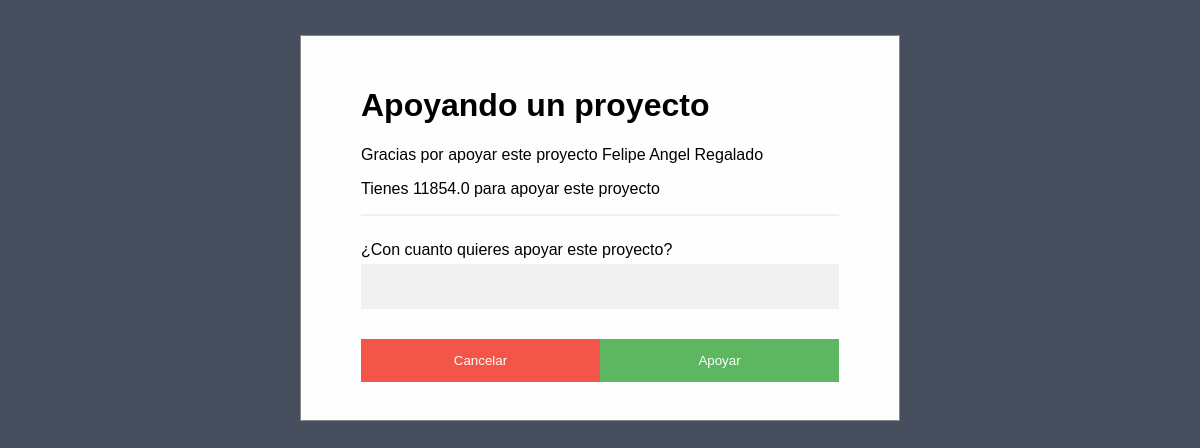
Before: /form-suport/sssfcv6sqaznchdyr/20 with the older database file.
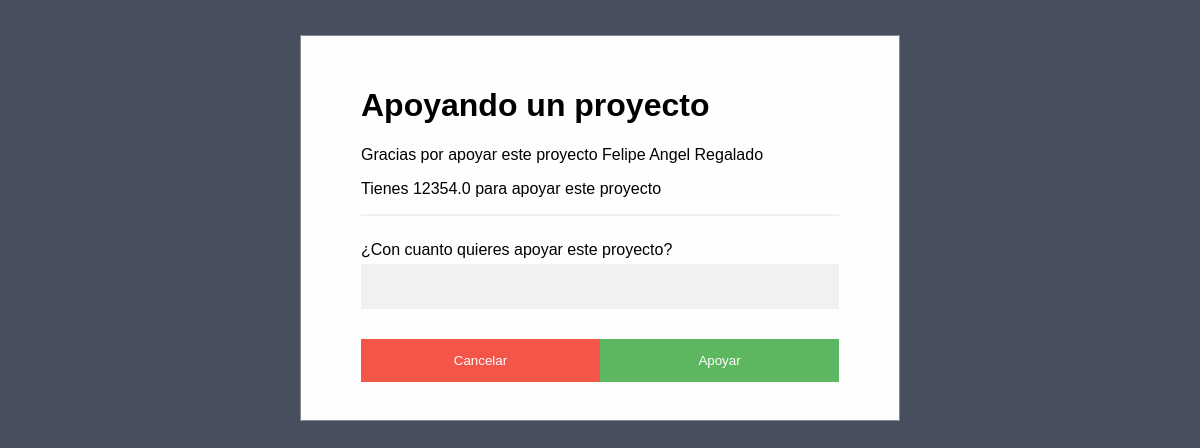
After: the same page with the newer database file.
### usuarios/models.py (models this page shows, shortened)
class User(models.Model):
    user = models.CharField(max_length=50, unique = True)
    name = models.EmailField(max_length=254)
    password = models.BinaryField(unique = True)
    made = models.DateTimeField(auto_now_add = True)
    upload = models.DateTimeField(auto_now = True)
    photo = models.ImageField(default = 'null', upload_to = "users")
    wallet = models.FloatField()

### proyectos/views.py (the view)
# urls.py: path('form-suport/<str:user>/<int:idP>', proyecto.formSuport, name = 'formsuport'),
def formSuport(request, user = '', idP = 0):
    form = SuportProyect()
    aux = ''
    for letra in user:
        if letra.isdigit():
            aux += letra
    idUser = int(aux)
    userdata = User.objects.get(pk = idUser)
    return render(request, 'suport-p.html', {
        'form' : form,
        'User' : userdata,
        'proyect' : idP,
    })

### proyectos/forms.py
class SuportProyect(forms.Form):
    money = forms.IntegerField(
        label = '¿Con cuanto quieres apoyar este proyecto?',
        required = True,
    )

### proyectos/templates/suport-p.html (shortened to what this page needs)
{% extends 'forms.html' %}
{% block method %}
    {% url 'suport' User.id proyect%}
{% endblock  %}
{% block content %}
    <h1>Apoyando un proyecto</h1>
    <p>Gracias por apoyar este proyecto {{User.name}}</p>
    <p>Tienes {{User.wallet}} para apoyar este proyecto</p>
    <hr>
    {{form}}
    <div class="clearfix">
		<button id="clickMe" type="button" value="clickme" onclick="cancel_signup();" class="cancelbtn">Cancelar</button>
        <button type="submit"  class="signupbtn">Apoyar</button>
    </div>
{% endblock content %}

Changed rows visible on the page:
changed User "Felipe Angel Regalado": wallet "11854.0" → "12354.0"
